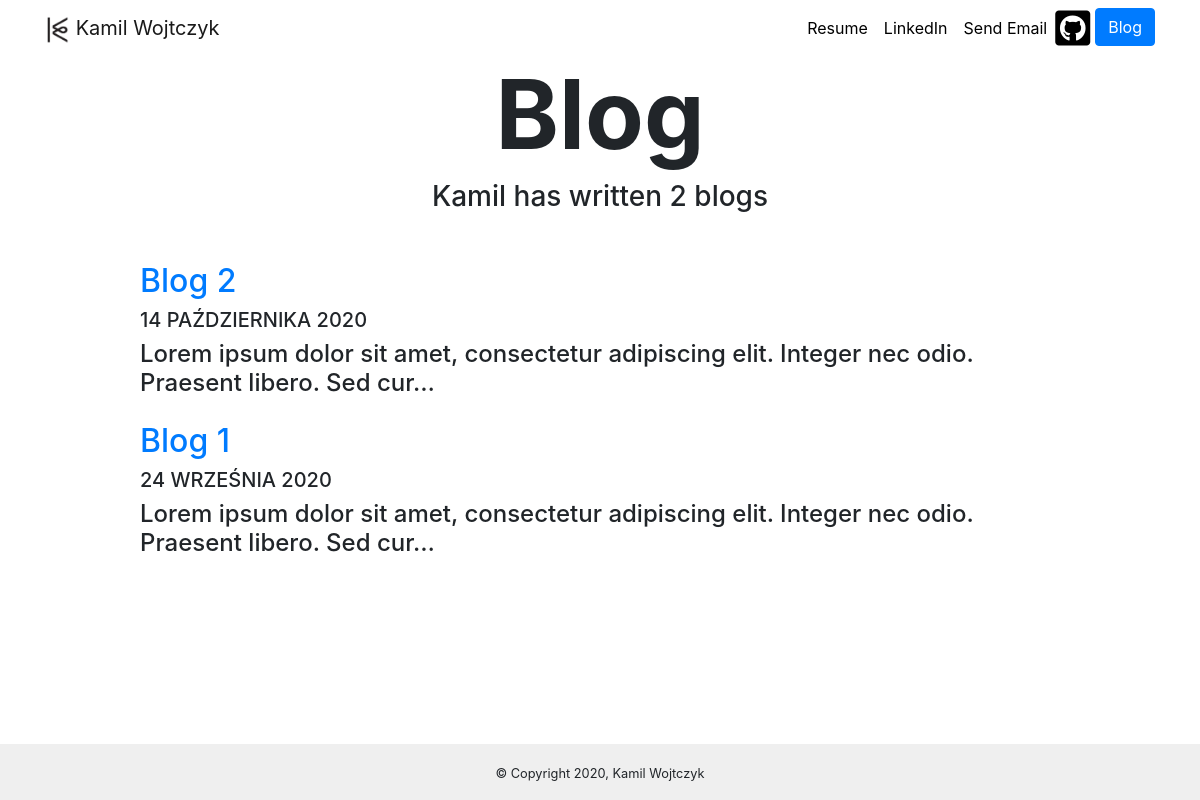
Screenshot of /blog/ with the database file from the repository.
### blog/models.py (models this page shows, shortened)
class Blog(models.Model):
    title = models.CharField(max_length=200)
    description = models.TextField()
    date = models.DateField()

### blog/views.py (the view)
# urls.py: path('', views.all_blogs, name='all_blogs'),
def all_blogs(request):
    blogs = Blog.objects.order_by('-date')
    return render(request, 'blog/all_blogs.html', {'blogs':blogs})

### blog/templates/blog/all_blogs.html
{% extends 'portfolio/base.html' %}
{% load static %}
{%  block content %}
<h1 id="blogtitle" class="font-weight-bold text-center">Blog</h1>
<h3 class="text-center mb-5">Kamil has written {{ blogs.count }} blog{{ blogs.count|pluralize }}</h3>
{% for blog in blogs %}
<div class="row justify-content-center my-3">
  <div class="col-md-10">
    <a href="{% url 'blog:detail' blog.id %}">
      <h2>{{ blog.title }}</h2>
    </a>
    <h5 clas="text-muted">{{ blog.date|date:'d E Y'|upper }}</h5>
    <h4>{{ blog.description|striptags|truncatechars:100 }}</h4>
  </div>
</div>
{% endfor %}
{% endblock %}

### portfolio/templates/portfolio/base.html (shortened to what this page needs)
{% load static %}
<!doctype html>
<html lang="en">
<head>
  <link rel="stylesheet" href="https://use.fontawesome.com/releases/v5.6.1/css/all.css">
  <link rel="stylesheet" href="{% static "portfolio/custom.css" %}">
  <link rel="stylesheet" href="https://stackpath.bootstrapcdn.com/bootstrap/4.5.2/css/bootstrap.min.css">
</head>
<body>
  <div class="wrapper">
    <nav id="topNav" class="navbar navbar-expand-md navbar-light">
      <div class="container">
        <a class="navbar-brand" href="{% url 'home' %}"><img id="logo" src="{% static "portfolio/kw1.png" %}" width="25" height="28" class="d-inline-block align-top" alt="Kamil's Logo">
          <span> Kamil Wojtczyk</span>
        </a>
        <div class="collapse navbar-collapse text-center" id="navbarNav">
          <ul class="navbar-nav ml-auto">
            <li class="nav-item">
              <a class="nav-link" href="{% static "portfolio/Cv_KamilWojtczyk.pdf" %}" target="_blank">Resume<span class="sr-only">(current)</span></a>
            </li>
            <li class="nav-item">
              <a class="nav-link" href="https://www.linkedin.com/in/kamil-wojtczyk-4a597b189/" target="_blank">LinkedIn</a>
            <li class="nav-item">
              <a class="nav-link" href="mailto: wojtczykkamil@gmail.com">Send Email</a>
            </li>
            <li>
              <a role ="button" target="_blank" href="https://github.com/padifu?tab=repositories"><i class="fab fa-github-square"></i></i></a>
            </li>
            <li>
              <a role="button" href="{% url 'blog:all_blogs' %}" class="btn btn-primary">Blog</a>
            </li>
          </ul>
        </div>
      </div>
    </nav>
    <div class="container">
      {% block content %}{% endblock %}
    </div>
  </div>
<div class="footer">
    <small>&copy; Copyright {% now 'Y' %}, Kamil Wojtczyk</small>
</div>
</body>
</html>

### portfolio/static/portfolio/custom.css (style rules this page uses)
html { height: 100%; box-sizing: border-box; }
*, *:before, *:after { box-sizing: inherit; }
body { position: relative; margin: 0; padding-bottom: 6rem; min-height: 100%; font-family: "montserrat",sans-serif; }
.wrapper { margin: 0 auto; width: 100%; }
.footer { position: absolute; right: 0; bottom: 0; left: 0; padding: 1rem; background-color: #efefef; text-align: center; }
#blogtitle { font-size: 6rem; }
#logo { margin-top: 3px; }
.navbar-nav .nav-link { color: rgba(0,0,0,1) !important; }
.fab { color: black; font-size: 40px; margin-right: 5px; }

### rows the page displays
Blog: title "Blog 2", date "14 PAŹDZIERNIKA 2020", description "Lorem ipsum dolor sit amet, consectetur adipiscing elit. Integer nec odio. Praesent libero. Sed cur…"
Blog: title "Blog 1", date "24 WRZEŚNIA 2020", description "Lorem ipsum dolor sit amet, consectetur adipiscing elit. Integer nec odio. Praesent libero. Sed cur…"

### other values shown
{{ blogs.count }} "2"
